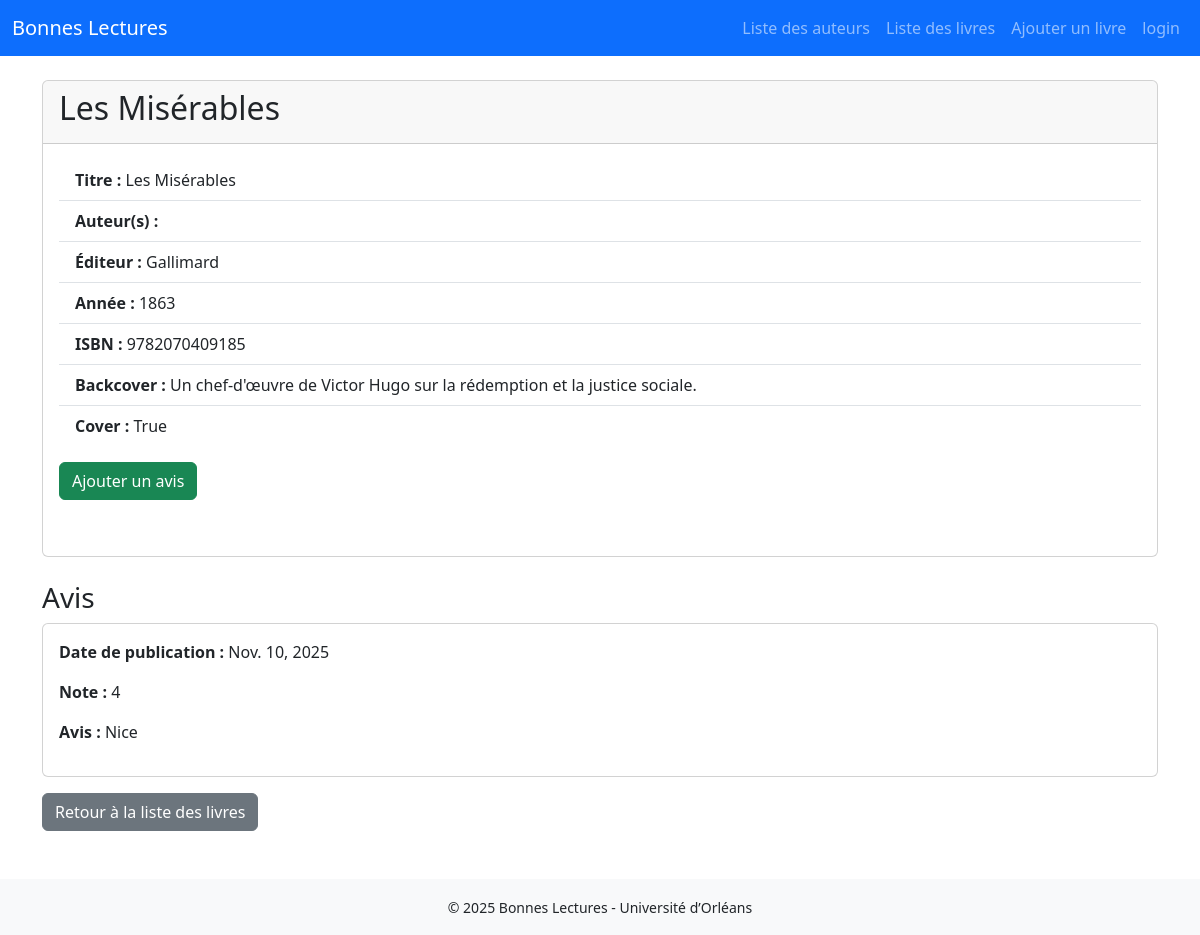
Before: /book/1 with the older database file.
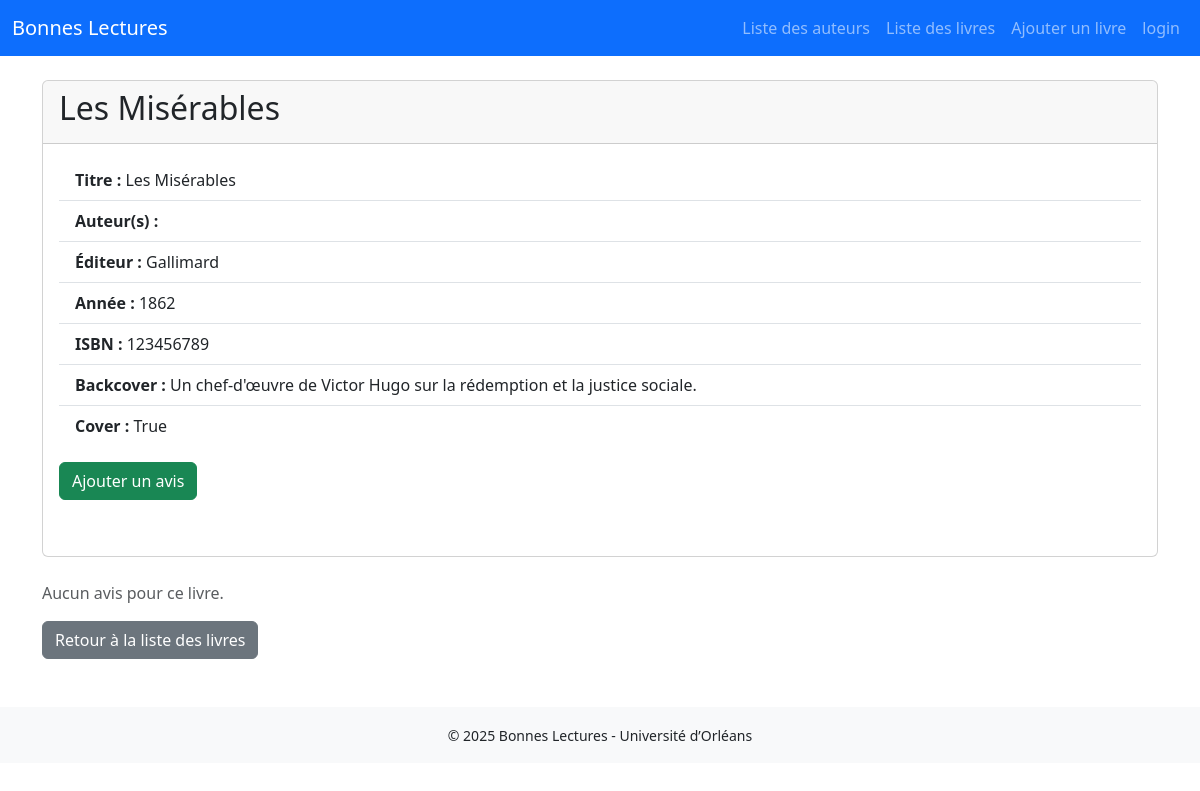
After: the same page with the newer database file.
### bonnes_lectures/models.py (models this page shows, shortened)
class Book(models.Model):
    title = models.CharField(max_length=255)
    authors = models.ManyToManyField(Author, related_name="livres")
    publisher = models.CharField(max_length=255)
    year = models.IntegerField()
    ISBN = IsbnField()
    backCover = models.CharField()
    cover = models.BooleanField()
    user = models.ForeignKey(User, on_delete=models.CASCADE, related_name="books")

class Review(models.Model):
  date = models.DateField(auto_now_add=True)
  text = models.CharField()
  review = models.SmallIntegerField(validators=[MinValueValidator(1), MaxValueValidator(5)])
  book = models.ForeignKey (Book , on_delete=models.CASCADE, related_name="reviews")
  user = models.ForeignKey(User, on_delete=models.CASCADE, related_name="reviews")

### bonnes_lectures/views.py (the view)
def book(request , book_id ) :
    thebook = Book.objects.get(pk=book_id)
    return render(request, "bonnes_lectures/book.html",{"book" : thebook})

### bonnes_lectures/templates/bonnes_lectures/book.html (shortened to what this page needs)
{% extends "bonnes_lectures/main.html" %}
{% block content %}
<div class="card mb-4">
    <div class="card-header">
        <h2>{{ book.title }}</h2>
    </div>
    <div class="card-body">
        <ul class="list-group list-group-flush mb-3">
            <li class="list-group-item"><b>Titre :</b> {{ book.title }}</li>
            <li class="list-group-item">
                <b>Auteur(s) :</b>
            </li>
            <li class="list-group-item"><b>Éditeur :</b> {{ book.publisher }}</li>
            <li class="list-group-item"><b>Année :</b> {{ book.year }}</li>
            <li class="list-group-item"><b>ISBN :</b> {{ book.ISBN }}</li>
            <li class="list-group-item"><b>Backcover :</b> {{ book.backCover }}</li>
            <li class="list-group-item"><b>Cover :</b> {{ book.cover }}</li>
        </ul>
        <div class="mb-3">
            <a href="{% url 'newReview' book.id %}" class="btn btn-success">Ajouter un avis</a><br><br>
        </div>
    </div>
</div>
{% if book.reviews.all %}
    <h3>Avis</h3>
    {% for review in book.reviews.all %}
    <div class="card mb-3">
        <div class="card-body">
            <p><b>Date de publication :</b> {{ review.date }}</p>
            <p><b>Note :</b> {{ review.review }}</p>
            <p><b>Avis :</b> {{ review.text }}</p>
        </div>
    </div>
    {% endfor %}
{% else %}
    <p class="text-muted">Aucun avis pour ce livre.</p>
{% endif %}
<div class="mt-3">
    <a href="{% url 'bookBoard' %}" class="btn btn-secondary">Retour à la liste des livres</a>
</div>
{% endblock %}

Changed rows visible on the page:
removed Review: date "Nov. 10, 2025", review "4", text "Nice"
changed Book "Les Misérables": year "1863" → "1862"; ISBN "9782070409185" → "123456789"
Other visible differences:
text no longer shown: "Avis"
text now shown: "Aucun avis pour ce livre."
